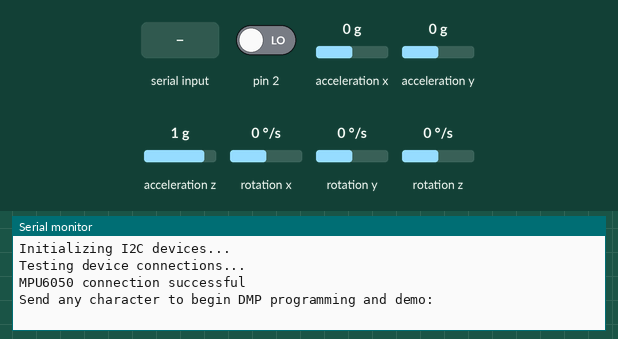
Simulated run of this sketch. Board: Arduino Uno, built with avr-gcc and run on an emulated ATmega328P. On the bench: the last lines printed to the serial monitor. The test bench sets the inputs (shaded band); at power-on: acceleration x 0 g, rotation z 0 °/s, acceleration y 0 g, pin 2 LOW, acceleration z 1 g, rotation x 0 °/s, rotation y 0 °/s. The sensor or clock chip raises its interrupt line as the real part does.

Above: at 1.0 s.
1.1 s: "1" received over Serial
At 1.8 s:
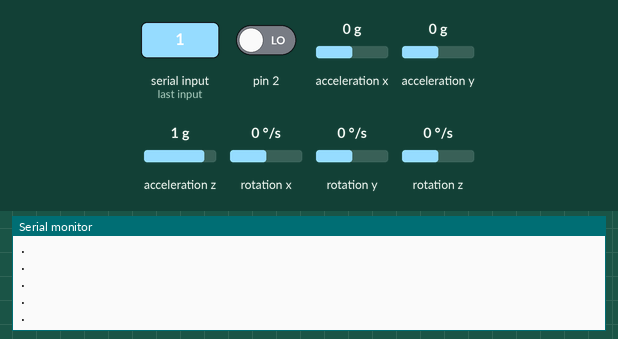
3.1 s: acceleration x set to -1.4 g
4.6 s: rotation z set to -192 °/s
At 5.6 s:
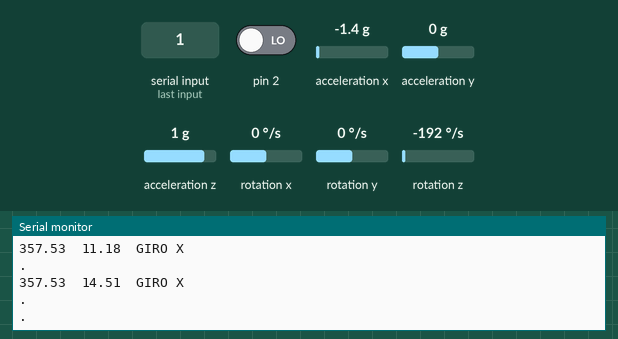
7.6 s: acceleration y set to -1.4 g
At 8.5 s:
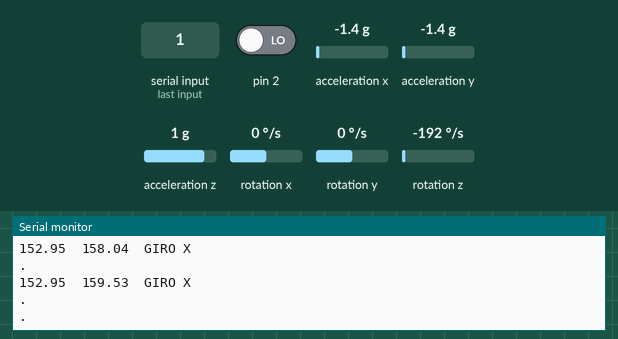
9.1 s: pin 2 driven HIGH
10.6 s: acceleration z set to -1.4 g
At 11.4 s:
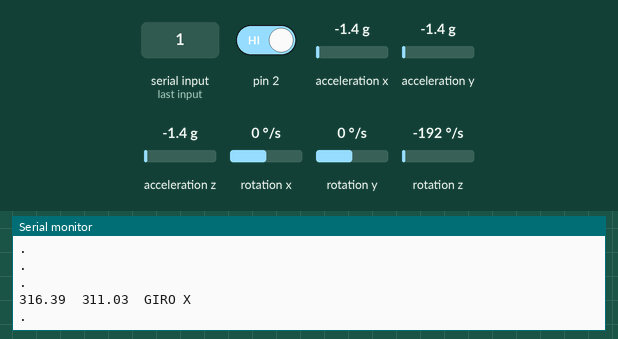
Timing chart, 0 to 13.1 s (numbered marks = the images above; inputs shaded):
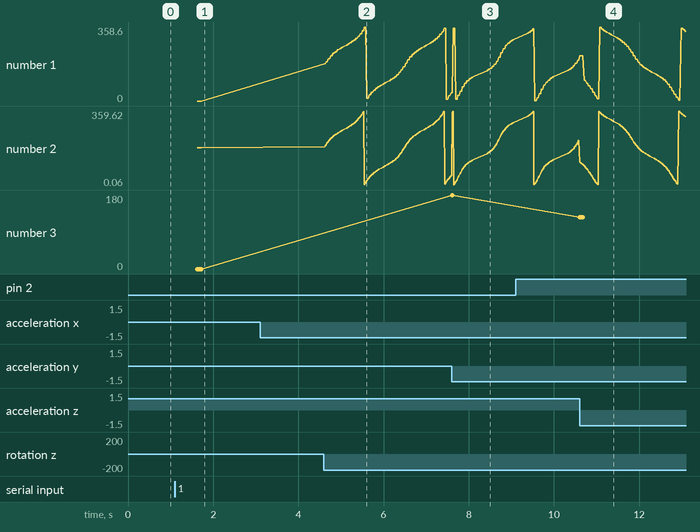

The sketch:

acelerometronuevaidea2.ino
```cpp
// I2C device class (I2Cdev) demonstration Arduino sketch for MPU6050 class using DMP (MotionApps v2.0)
// 6/21/2012 by Jeff Rowberg <jeff@rowberg.net>
// Updates should (hopefully) always be available at https://github.com/jrowberg/i2cdevlib

/* ============================================
I2Cdev device library code is placed under the MIT license
Copyright (c) 2012 Jeff Rowberg

Permission is hereby granted, free of charge, to any person obtaining a copy
of this software and associated documentation files (the "Software"), to deal
in the Software without restriction, including without limitation the rights
to use, copy, modify, merge, publish, distribute, sublicense, and/or sell
copies of the Software, and to permit persons to whom the Software is
furnished to do so, subject to the following conditions:

The above copyright notice and this permission notice shall be included in
all copies or substantial portions of the Software.

THE SOFTWARE IS PROVIDED "AS IS", WITHOUT WARRANTY OF ANY KIND, EXPRESS OR
IMPLIED, INCLUDING BUT NOT LIMITED TO THE WARRANTIES OF MERCHANTABILITY,
FITNESS FOR A PARTICULAR PURPOSE AND NONINFRINGEMENT. IN NO EVENT SHALL THE
AUTHORS OR COPYRIGHT HOLDERS BE LIABLE FOR ANY CLAIM, DAMAGES OR OTHER
LIABILITY, WHETHER IN AN ACTION OF CONTRACT, TORT OR OTHERWISE, ARISING FROM,
OUT OF OR IN CONNECTION WITH THE SOFTWARE OR THE USE OR OTHER DEALINGS IN
THE SOFTWARE.
===============================================
*/

/*
Modificaciones:
  Autor: Israel Blancas Alvarez
  Repositiorio: https://github.com/iblancasa/ArduFalls
  Web del autor: http://iblancasa.com
  Licencia: GPL V2

*/


// I2Cdev and MPU6050 must be installed as libraries, or else the .cpp/.h files
// for both classes must be in the include path of your project
#include "I2Cdev.h"

#include "MPU6050_6Axis_MotionApps20.h"
//#include "MPU6050.h" // not necessary if using MotionApps include file

// Arduino Wire library is required if I2Cdev I2CDEV_ARDUINO_WIRE implementation
// is used in I2Cdev.h
#if I2CDEV_IMPLEMENTATION == I2CDEV_ARDUINO_WIRE
    #include "Wire.h"
#endif

// class default I2C address is 0x68
// specific I2C addresses may be passed as a parameter here
// AD0 low = 0x68 (default for SparkFun breakout and InvenSense evaluation board)
// AD0 high = 0x69
MPU6050 mpu;


// MPU control/status vars
bool dmpReady = false;  // set true if DMP init was successful
uint8_t mpuIntStatus;   // holds actual interrupt status byte from MPU
uint8_t devStatus;      // return status after each device operation (0 = success, !0 = error)
uint16_t packetSize;    // expected DMP packet size (default is 42 bytes)
uint16_t fifoCount;     // count of all bytes currently in FIFO
uint8_t fifoBuffer[64]; // FIFO storage buffer

// orientation/motion vars
Quaternion q;           // [w, x, y, z]         quaternion container
VectorInt16 aa;         // [x, y, z]            accel sensor measurements
VectorInt16 aaReal;     // [x, y, z]            gravity-free accel sensor measurements
VectorInt16 aaWorld;    // [x, y, z]            world-frame accel sensor measurements
VectorFloat gravity;    // [x, y, z]            gravity vector

float ypr[3];           // [yaw, pitch, roll]   yaw/pitch/roll container and gravity vector

const boolean debug = true;


int contador=0;
boolean ejeX=false; //Si se ha detectado una perturbacion en X
boolean ejeY=false; //Si se ha detectado una perturbacion en Y
boolean ejeZ=false; //Si se ha detectado una perturbacion en Z

float anteriorX=0; //Valor anterior de X
float anteriorY=0; //Valor anterior de Y
float anteriorZ=0; //Valor anterior de Z


// ================================================================
// ===               INTERRUPT DETECTION ROUTINE                ===
// ================================================================

volatile bool mpuInterrupt = false;     // indicates whether MPU interrupt pin has gone high
void dmpDataReady() {
    mpuInterrupt = true;
}


// ================================================================
// ===                      INITIAL SETUP                       ===
// ================================================================

void setup() {
    // join I2C bus (I2Cdev library doesn't do this automatically)
    #if I2CDEV_IMPLEMENTATION == I2CDEV_ARDUINO_WIRE
        Wire.begin();
        TWBR = 24; // 400kHz I2C clock (200kHz if CPU is 8MHz)
    #elif I2CDEV_IMPLEMENTATION == I2CDEV_BUILTIN_FASTWIRE
        Fastwire::setup(400, true);
    #endif

    // initialize serial communication
    // (115200 chosen because it is required for Teapot Demo output, but it's
    // really up to you depending on your project)
    Serial.begin(115200);
    while (!Serial); // wait for Leonardo enumeration, others continue immediately

    // NOTE: 8MHz or slower host processors, like the Teensy @ 3.3v or Ardunio
    // Pro Mini running at 3.3v, cannot handle this baud rate reliably due to
    // the baud timing being too misaligned with processor ticks. You must use
    // 38400 or slower in these cases, or use some kind of external separate
    // crystal solution for the UART timer.

    // initialize device
    Serial.println(F("Initializing I2C devices..."));
    mpu.initialize();

    // verify connection
    Serial.println(F("Testing device connections..."));
    Serial.println(mpu.testConnection() ? F("MPU6050 connection successful") : F("MPU6050 connection failed"));

    // wait for ready
    Serial.println(F("\nSend any character to begin DMP programming and demo: "));
    while (Serial.available() && Serial.read()); // empty buffer
    while (!Serial.available());                 // wait for data
    while (Serial.available() && Serial.read()); // empty buffer again

    // load and configure the DMP
    Serial.println(F("Initializing DMP..."));
    devStatus = mpu.dmpInitialize();

    // supply your own gyro offsets here, scaled for min sensitivity
    mpu.setXGyroOffset(220);
    mpu.setYGyroOffset(76);
    mpu.setZGyroOffset(-85);
    mpu.setZAccelOffset(1788); // 1688 factory default for my test chip

    // make sure it worked (returns 0 if so)
    if (devStatus == 0) {
        // turn on the DMP, now that it's ready
        Serial.println(F("Enabling DMP..."));
        mpu.setDMPEnabled(true);

        // enable Arduino interrupt detection
        Serial.println(F("Enabling interrupt detection (Arduino external interrupt 0)..."));
        attachInterrupt(0, dmpDataReady, RISING);
        mpuIntStatus = mpu.getIntStatus();

        // set our DMP Ready flag so the main loop() function knows it's okay to use it
        Serial.println(F("DMP ready! Waiting for first interrupt..."));
        dmpReady = true;

        // get expected DMP packet size for later comparison
        packetSize = mpu.dmpGetFIFOPacketSize();
    } else {
        // ERROR!
        // 1 = initial memory load failed
        // 2 = DMP configuration updates failed
        // (if it's going to break, usually the code will be 1)
        Serial.print(F("DMP Initialization failed (code "));
        Serial.print(devStatus);
        Serial.println(F(")"));
    }

}


// ================================================================
// ===                    MAIN PROGRAM LOOP                     ===
// ================================================================

void loop() {
    // if programming failed, don't try to do anything
    if (!dmpReady) return;

    // wait for MPU interrupt or extra packet(s) available
    while (!mpuInterrupt && fifoCount < packetSize) {
        // other program behavior stuff here
        // .
        // .
        // .
        // if you are really paranoid you can frequently test in between other
        // stuff to see if mpuInterrupt is true, and if so, "break;" from the
        // while() loop to immediately process the MPU data
        // .
        // .
        // .
    }

    // reset interrupt flag and get INT_STATUS byte
    mpuInterrupt = false;
    mpuIntStatus = mpu.getIntStatus();

    // get current FIFO count
    fifoCount = mpu.getFIFOCount();

    // check for overflow (this should never happen unless our code is too inefficient)
    if ((mpuIntStatus & 0x10) || fifoCount == 1024) {
        // reset so we can continue cleanly
        mpu.resetFIFO();
        Serial.println(F("FIFO overflow!"));

    // otherwise, check for DMP data ready interrupt (this should happen frequently)
    } else if (mpuIntStatus & 0x02) {
        // wait for correct available data length, should be a VERY short wait
        while (fifoCount < packetSize) fifoCount = mpu.getFIFOCount();

        // read a packet from FIFO
        mpu.getFIFOBytes(fifoBuffer, packetSize);

        // track FIFO count here in case there is > 1 packet available
        // (this lets us immediately read more without waiting for an interrupt)
        fifoCount -= packetSize;


          // display Euler angles in degrees
          mpu.dmpGetQuaternion(&q, fifoBuffer);
          mpu.dmpGetGravity(&gravity, &q);
          mpu.dmpGetYawPitchRoll(ypr, &q, &gravity);


        //Se toman los valores del acelermetro en grados, con rango 0-360
         float actualX = ypr[0] * 180/M_PI+180;
         float actualY = ypr[1] * 180/M_PI+180;;
         float actualZ = ypr[2] * 180/M_PI+180;;


         //Se comprueba que haya habido movimiento en X
         if(anteriorX-actualX>5 || anteriorX-actualX<-5){
           if(debug){
             Serial.print(anteriorX);
             Serial.print("\t");
             Serial.print(actualX);
             Serial.print("\t");
             Serial.println("GIRO X");
           }
           ejeX=true;
          }

          //Se comprueba que haya habido movimiento en Y
          if(anteriorY-actualY>5 || anteriorY-actualY<-5){
            if(debug){
             Serial.print(anteriorY);
             Serial.print("\t");
             Serial.print(actualY);
             Serial.print("\t");
             Serial.println("GIRO Y");
            }
           ejeY=true;
          }

          //Se comprueba que haya habido movimiento en Z
          if(anteriorZ-actualZ>5 || anteriorZ-actualZ<-5){
           if(debug){
             Serial.print(anteriorZ);
             Serial.print("\t");
             Serial.print(actualZ);
             Serial.print("\t");
             Serial.println("GIRO Z");
           }
           ejeZ=true;
          }


          contador++;

          if(contador==5){
            contador=0;
            anteriorX=actualX;
            anteriorY=actualY;
            anteriorZ=actualZ;
          }

          if((ejeX && ejeY) || (ejeX && ejeZ) || (ejeY&&ejeZ)){//Se entiende que ha habido una perturbacin suficiente para caida
            Serial.println("+++++++++++++++++++++++++++++++++++++++++++++++++++++++++++++++++++++++++++++++++++");
            Serial.println("HAY CAIDA");
            Serial.println("+++++++++++++++++++++++++++++++++++++++++++++++++++++++++++++++++++++++++++++++++++");
          }

          ejeX=ejeY=ejeZ=false;//Se resetean los valores

         if(debug){
            Serial.println();
            Serial.println(".");
         }

    }
}
```

Measured:
- after the input at 1.1 s, the serial monitor: prints a new line at once (image 1)
- after the input at 4.6 s, the serial monitor: prints a new line at once (image 2)
- plotted number 1: 0 → 38.77 after the input at 4.6 s
- plotted number 2: 180 → 47.78 after the input at 4.6 s
